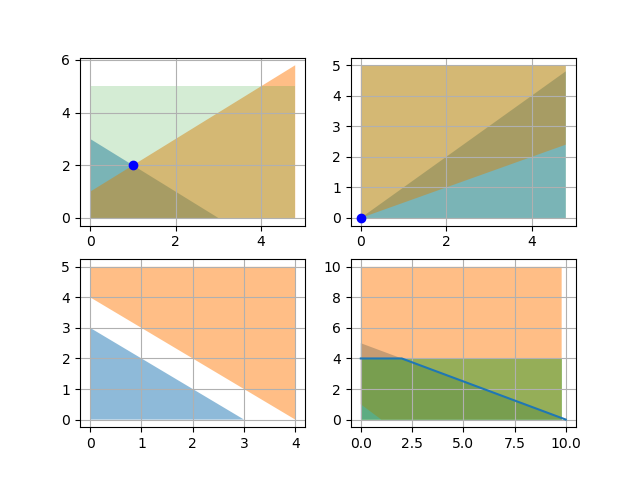

Generate this figure with Python:
import matplotlib
import matplotlib.pyplot as plt
from mpl_toolkits.mplot3d import Axes3D
import numpy as np
x1 = np.arange(0, 5, 0.2)
x2 = np.arange(0, 5, 0.2)
fig, ax = plt.subplots(2, 2)
ax[0, 0].fill_between(x1, 3-x2, 0, where=3-x2 >= 0,
                      interpolate=True, alpha=0.5)
ax[0, 0].fill_between(x1, x2+1, 0, where=x2-x1 <= 1,
                      interpolate=True, alpha=0.5)
ax[0, 0].fill_between(x1, 5, 0, interpolate=True, alpha=0.2)
ax[0, 0].plot(1, 2, 'bo')
ax[0, 0].grid()

ax[0, 1].fill_between(x1, x2, 0, where=x1-x2 >= 0, interpolate=True, alpha=0.5)
ax[0, 1].fill_between(x1, 5, 0.5*x2, where=5-0.5*x2 >=
                      0, interpolate=True, alpha=0.5)
ax[0, 1].fill_between(x1, 5, 0, interpolate=True, alpha=0.2)
ax[0, 1].plot(0, 0, 'bo')
ax[0, 1].grid()

ax[1, 0].fill_between(x1, 3-x2, 0, where=3-x2 >= 0,
                      interpolate=True, alpha=0.5)
ax[1, 0].fill_between(x1, 4-x2, 5, where=4-x2 >= 0,
                      interpolate=True, alpha=0.5)
ax[1, 0].grid()


def y(x: int):
    if x <= 1:
        return 1-x
    else:
        return 0


x1 = np.arange(0, 10, 0.2)
x2 = np.arange(0, 10, 0.2)
ax[1, 1].fill_between(x1, 5-0.5*x2, 0, interpolate=True, alpha=0.5)
ax[1, 1].fill_between(x1, [y(x) for x in x1], 10, interpolate=True, alpha=0.5)
ax[1, 1].fill_between(x1, 4, 0, interpolate=True, alpha=0.5)
ax[1, 1].plot([0, 2, 10], [4, 4, 0])
ax[1, 1].grid()

plt.show()
